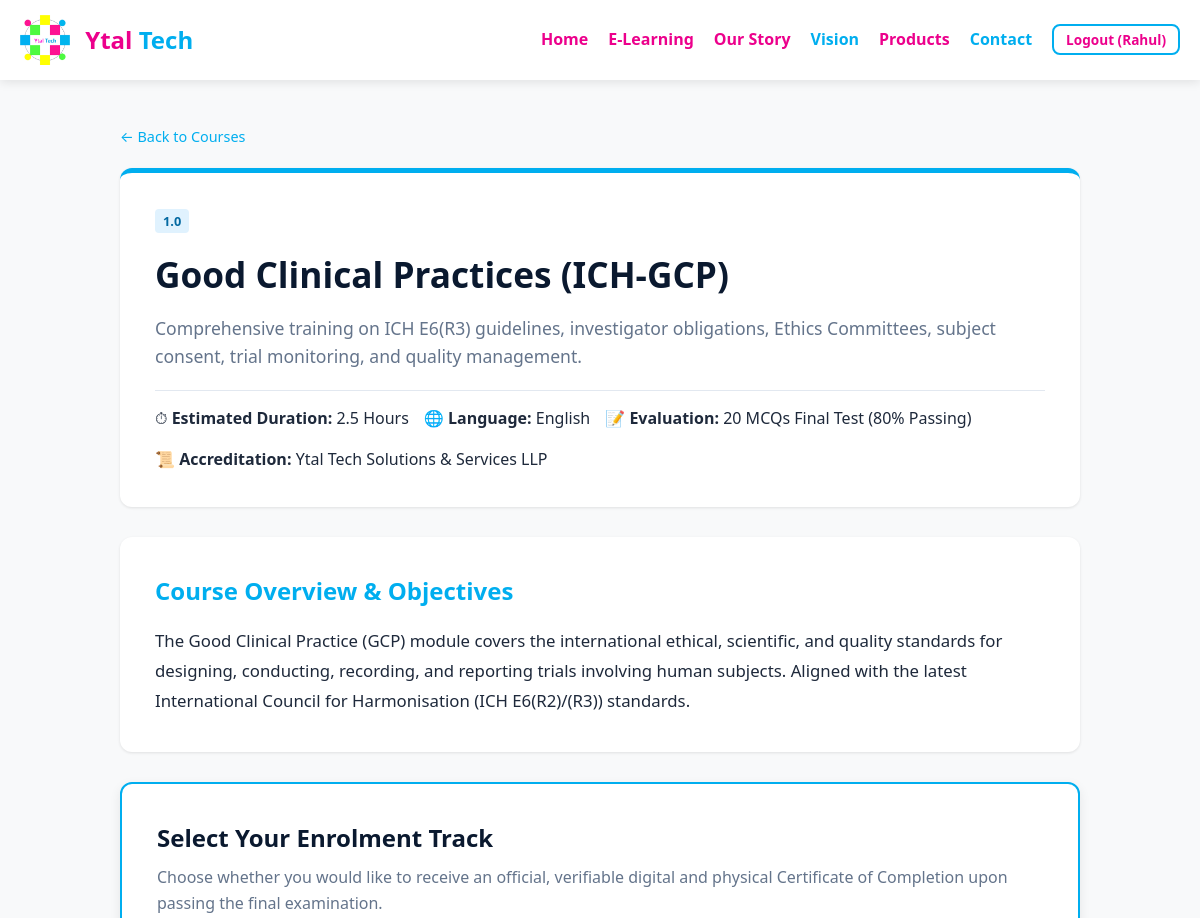
The page /elearning/course/ich-gcp (signed in, upper part) on the database as committed earlier.
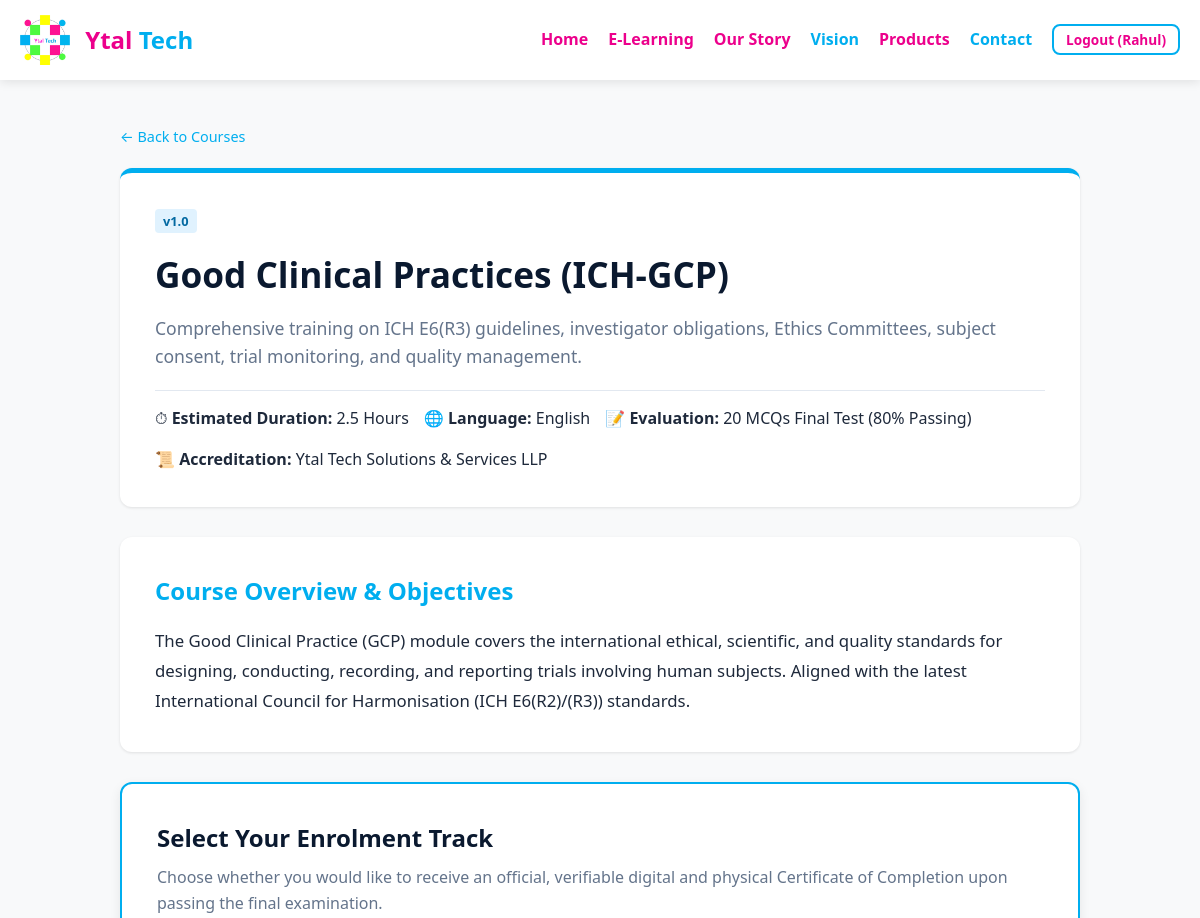
The same page on the database as committed later.
### elearning/models.py (models this page shows)
class Course(db.Model):
    __tablename__ = 'courses'
    id = db.Column(db.Integer, primary_key=True)
    slug = db.Column(db.String(100), unique=True, nullable=False, index=True)
    title = db.Column(db.String(255), nullable=False)
    short_description = db.Column(db.Text, nullable=False)
    overview = db.Column(db.Text, nullable=True)
    estimated_duration = db.Column(db.String(50), default='2 Hours')
    language = db.Column(db.String(50), default='English')
    price_inr = db.Column(db.Float, default=499.00)
    gst_rate = db.Column(db.Float, default=0.18)
    price_usd = db.Column(db.Float, default=9.49)
    version = db.Column(db.String(20), default='v1.0')
    is_active = db.Column(db.Boolean, default=True)
    created_at = db.Column(db.DateTime, default=lambda: datetime.now(timezone.utc))
    slides = db.relationship('Slide', backref='course', lazy=True, order_by='Slide.slide_number', cascade='all, delete-orphan')
    mcqs = db.relationship('MCQ', backref='course', lazy=True, cascade='all, delete-orphan')
    enrolments = db.relationship('Enrolment', backref='course', lazy=True, cascade='all, delete-orphan')
    certificates = db.relationship('Certificate', backref='course', lazy=True)
    @property
    def total_price_inr(self):
        return round(self.price_inr * (1 + self.gst_rate), 2)
    @property
    def gst_amount_inr(self):
        return round(self.price_inr * self.gst_rate, 2)

### elearning/courses.py (the view)
@courses_bp.route('/course/<slug>')
@login_required
def course_detail(slug):
    course = Course.query.filter_by(slug=slug, is_active=True).first_or_404()
    user = get_current_user()
    enrolment = Enrolment.query.filter_by(user_id=user.id, course_id=course.id).first()
    return render_template('elearning/course_detail.html', course=course, user=user, enrolment=enrolment)

### elearning/auth.py (called while the page is built)
def get_current_user():
    user_id = session.get('user_id')
    if user_id:
        return db.session.get(User, user_id)
    return None

def login_required(f):
    from functools import wraps
    @wraps(f)
    def decorated_function(*args, **kwargs):
        if 'user_id' not in session:
            flash("Please sign up or log in to access the e-learning courses.", "warning")
            return redirect(url_for('auth.login', next=request.url))
        return f(*args, **kwargs)
    return decorated_function

### elearning/models.py (called while the page is built)
    def has_role(self, *roles):
        if self.role == 'super_admin':
            return True
        return self.role in roles

    @classmethod
    def get(cls, key, default=None):
        setting = cls.query.filter_by(key=key).first()
        return setting.value if setting and setting.value is not None else default

### templates/elearning/course_detail.html (shortened to what this page needs)
{% extends 'elearning/base.html' %}
{% block content %}
<div class="container" style="max-width: 1000px;">
    <div style="margin-bottom: 20px; font-size: 0.9rem;">
        <a href="{{ url_for('elearning.courses_list') }}" style="color:var(--primary);text-decoration:none;">← Back to Courses</a>
    </div>
    <div style="background: var(--surface); padding: 35px; border-radius: var(--radius-lg); box-shadow: var(--shadow-sm); border-top: 5px solid var(--primary); margin-bottom: 30px;">
        <span class="meta-tag" style="background:#e0f2fe;color:#0369a1;font-weight:700;">{{ course.version }}</span>
        <h1 style="color: var(--dark-navy); margin: 12px 0; font-size: 2.2rem;">{{ course.title }}</h1>
        <p style="color: var(--text-muted); font-size: 1.1rem; line-height: 1.6;">{{ course.short_description }}</p>
        <div style="display: flex; flex-wrap: wrap; gap: 15px; margin-top: 20px; padding-top: 15px; border-top: 1px solid var(--border-color);">
            <span>⏱ <strong>Estimated Duration:</strong> {{ course.estimated_duration }}</span>
            <span>🌐 <strong>Language:</strong> {{ course.language }}</span>
            <span>📝 <strong>Evaluation:</strong> 20 MCQs Final Test (80% Passing)</span>
            <span>📜 <strong>Accreditation:</strong> Ytal Tech Solutions & Services LLP</span>
        </div>
    </div>
    <div style="background: var(--surface); padding: 35px; border-radius: var(--radius-lg); box-shadow: var(--shadow-sm); margin-bottom: 30px;">
        <h2 style="color: var(--primary); margin-bottom: 15px;">Course Overview & Objectives</h2>
        <p style="line-height: 1.8; color: var(--text-primary); font-size: 1.05rem;">
            {{ course.overview }}
        </p>
    </div>
    <div style="background: var(--surface); padding: 35px; border-radius: var(--radius-lg); box-shadow: var(--shadow-md); border: 2px solid var(--primary);">
        <h2 style="color: var(--dark-navy); margin-bottom: 8px;">Select Your Enrolment Track</h2>
        <p style="color: var(--text-muted); margin-bottom: 25px;">
            Choose whether you would like to receive an official, verifiable digital and physical Certificate of Completion upon passing the final examination.
        </p>
    </div>
</div>
{% endblock %}

Rows that differ between the two databases and show on the page:
changed Course "Good Clinical Practices (ICH-GCP)": version "1.0" → "v1.0"
